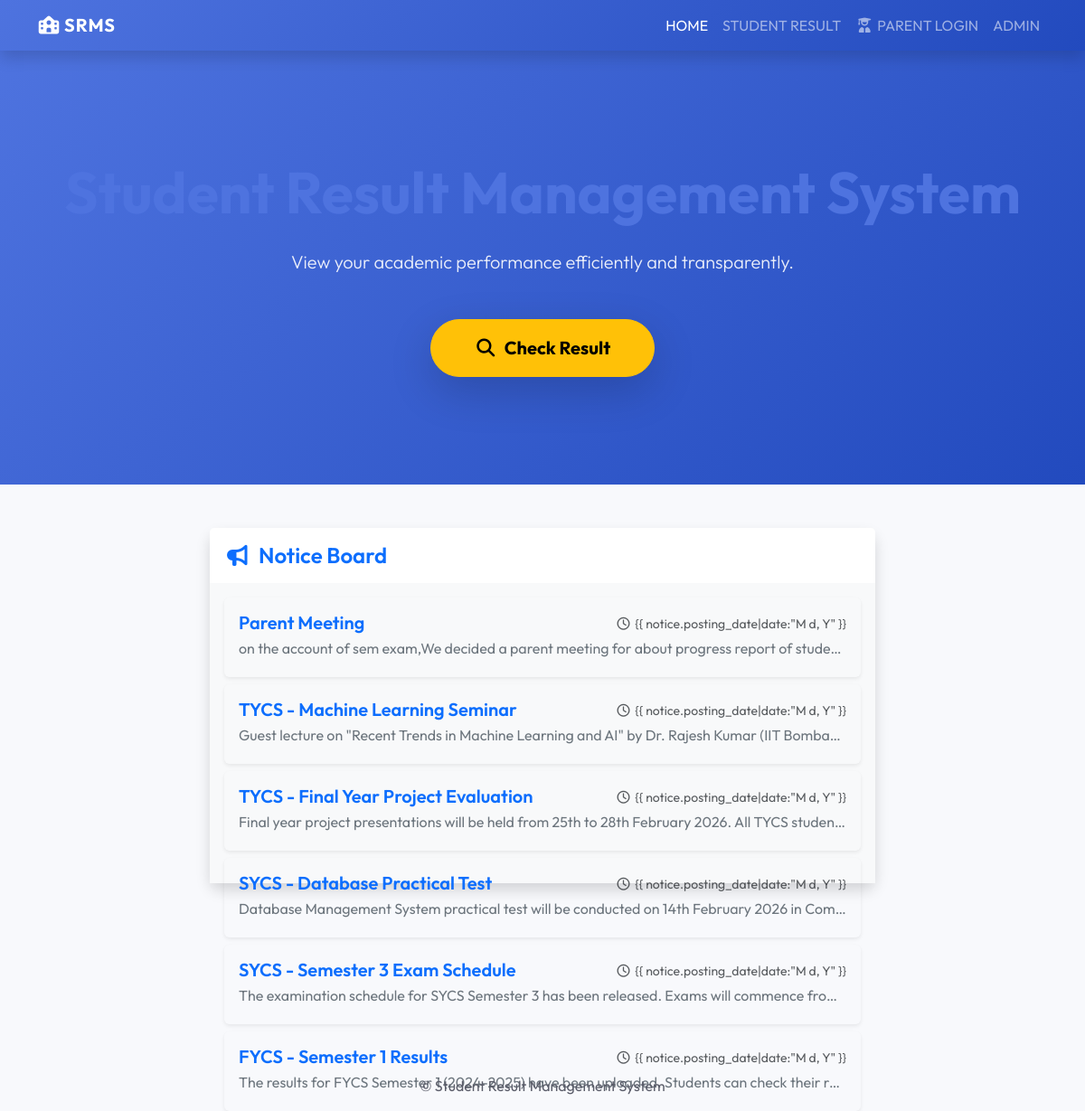
The page / on the database its author committed.
### resultapp/models.py (models this page shows, shortened)
class Notice(models.Model):
    title = models.CharField(max_length=255)
    detail = models.TextField()
    posting_date = models.DateTimeField(auto_now_add=True)
    updation_date = models.DateTimeField(auto_now=True)

### resultapp/views.py (the view)
# urls.py: path('', index, name='home'),
def index(request):
    notices = Notice.objects.all().order_by('-id')
    total_students = Student.objects.count()
    total_subjects = Subject.objects.count()
    total_classes = Class.objects.count()
    total_results = Result.objects.values('student').distinct().count()
    return render(request, 'index.html', {
        'notices': notices,
        'total_students': total_students,
        'total_subjects': total_subjects,
        'total_classes': total_classes,
        'total_results': total_results,
    })

### StudentResultManagement/resultapp/templates/index.html
{% extends 'base.html' %}
{% block content %}
<header class="py-5 text-white"
  style="background: linear-gradient(135deg, #4e73df 0%, #224abe 100%); min-height: 60vh; display: flex; align-items: center;">
  <div class="container text-center">
    <h1 class="display-3 fw-bold mb-4">Student Result Management System</h1>
    <p class="lead mb-5" style="opacity: 0.9;">View your academic performance efficiently and transparently.</p>
    <a href="{% url 'search_result' %}" class="btn btn-warning btn-lg px-5 py-3 fw-bold rounded-pill shadow-lg">
      <i class="fas fa-search me-2"></i>Check Result
    </a>
  </div>
</header>
<section class="py-5">
  <div class="container">
    <div class="row justify-content-center">
      <div class="col-lg-8">
        <div class="card shadow border-0">
          <div class="card-header bg-white py-3 border-bottom-0">
            <h4 class="m-0 font-weight-bold text-primary"><i class="fas fa-bullhorn me-2"></i>Notice Board</h4>
          </div>
          <div class="card-body bg-light">
            {% if notices %}
            <div class="list-group list-group-flush">
              <marquee direction="up" scrollamount="2" onmouseover="this.stop()" onmouseout="this.start()"
                style="height: 300px;">
                {% for notice in notices %}
                <a href="{% url 'notice_detail' notice.id %}"
                  class="list-group-item list-group-item-action bg-transparent border-0 mb-2 p-3 shadow-sm rounded bg-white">
                  <div class="d-flex w-100 justify-content-between align-items-center">
                    <h5 class="mb-1 text-primary">{{ notice.title }}</h5>
                    <small class="text-muted"><i class="far fa-clock me-1"></i>{{ notice.posting_date|date:"M d, Y"
                      }}</small>
                  </div>
                  <p class="mb-1 text-secondary text-truncate">{{ notice.detail|truncatewords:20 }}</p>
                </a>
                {% endfor %}
              </marquee>
            </div>
            {% else %}
            <p class="text-center text-muted my-5">No notices available at the moment.</p>
            {% endif %}
          </div>
        </div>
      </div>
    </div>
  </div>
</section>
{% endblock %}

### resultapp/static/css/style.css (style rules this page uses)
:root { --primary-color: #4e73df; --secondary-color: #858796; --success-color: #1cc88a; --info-color: #36b9cc; --warning-color: #f6c23e; --danger-color: #e74a3b; --light-bg: #f8f9fc; --dark-text: #5a5c69; --card-shadow: 0 .15rem 1.75rem 0 rgba(58, 59, 69, .15); }
body { font-family: 'Outfit', sans-serif; background-color: var(--light-bg); color: var(--dark-text); }
h1, h2, h3, h4, h5, h6 { font-weight: 600; color: #4e73df; }
.card { border: none; border-radius: 0.75rem; box-shadow: var(--card-shadow); transition: transform 0.2s ease-in-out; }
.card-header { background-color: #fff; border-bottom: 1px solid #e3e6f0; font-weight: 700; color: var(--primary-color); }
.btn { border-radius: 0.5rem; padding: 0.5rem 1.5rem; font-weight: 500; transition: all 0.2s; }

### rows shown on the page
Notice: title "Parent Meeting", detail "on the account of sem exam,We decided a parent meeting for about progress report of stude…"
Notice: title "TYCS - Machine Learning Seminar", detail "Guest lecture on \"Recent Trends in Machine Learning and AI\" by Dr. Rajesh Kumar (IIT Bomba…"
Notice: title "TYCS - Final Year Project Evaluation", detail "Final year project presentations will be held from 25th to 28th February 2026. All TYCS studen…"
Notice: title "SYCS - Database Practical Test", detail "Database Management System practical test will be conducted on 14th February 2026 in Com…"
Notice: title "SYCS - Semester 3 Exam Schedule", detail "The examination schedule for SYCS Semester 3 has been released. Exams will commence fro…"
Notice: title "FYCS - Semester 1 Results", detail "The results for FYCS Semester 1 (2024-2025) have been uploaded. Students can check their r…"
